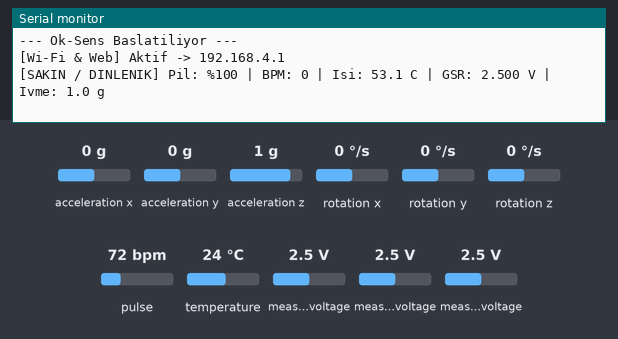
The program below on a simulated ESP32-C3. On the bench: the last lines printed to the serial monitor. Inputs (shaded band) come from the test bench; at power-on: acceleration x 0 g, measured voltage 2.5 V, pulse 72 bpm, acceleration y 0 g, acceleration z 1 g, rotation x 0 °/s, rotation y 0 °/s, rotation z 0 °/s, temperature 24 °C.

Above: at 2.7 s.
2.8 s: acceleration x set to -1.4 g
At 5.2 s:
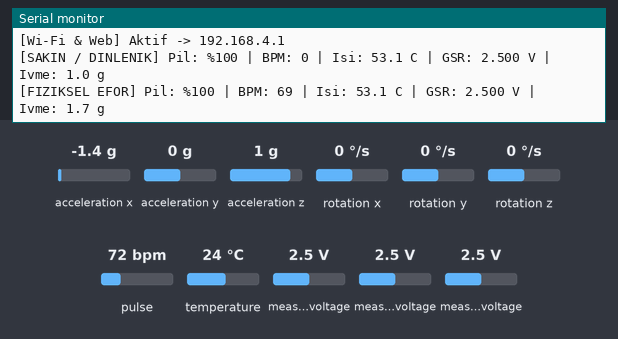
5.5 s: measured voltage (sensor 200) set to 0.1 V
At 6.8 s:
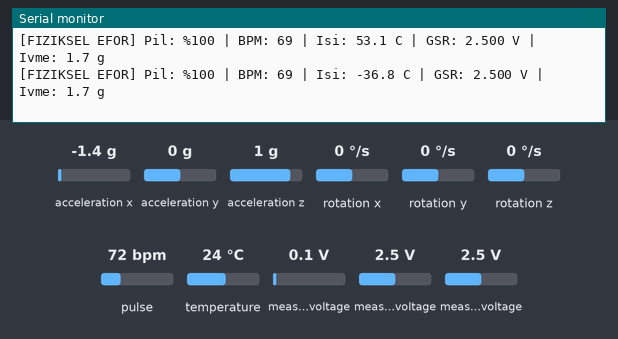
7.0 s: measured voltage (sensor 201) set to 0.1 V
At 8.4 s:
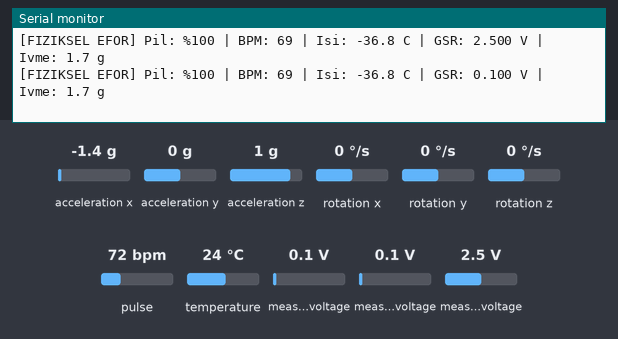
8.5 s: acceleration x set to 0.1 g
At 11.2 s:
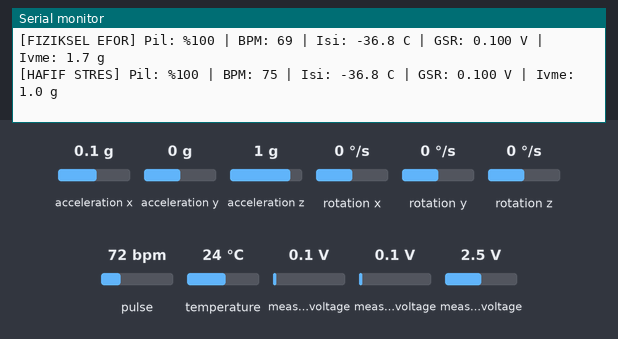
11.5 s: pulse set to 100 bpm
At 13.6 s:
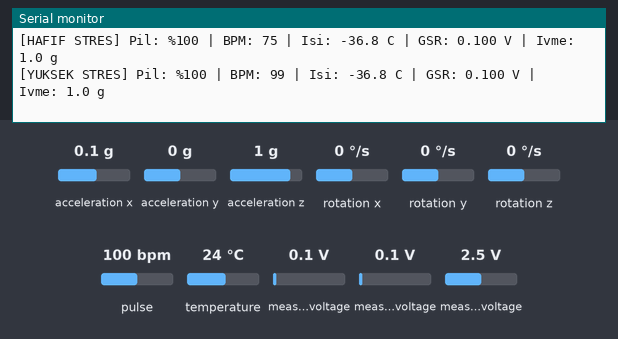
14.5 s: measured voltage (sensor 202) set to 0.1 V
At 16.5 s:
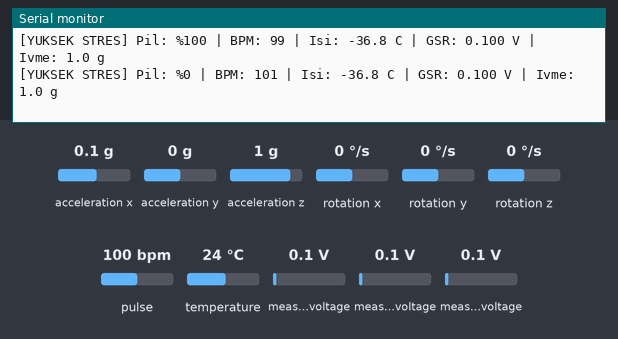

Measured:
- after the input at 2.8 s, the serial monitor: prints a new line after 1.2 s (image 1)
- after the input at 5.5 s, the serial monitor: prints a new line after 0.55 s (image 2)
- after the input at 7.0 s, the serial monitor: prints a new line after 1.1 s (image 3)
- after the input at 8.5 s, the serial monitor: prints a new line after 1.6 s (image 4)
- after the input at 11.5 s, the serial monitor: prints a new line after 0.59 s (image 5)
- after the input at 14.5 s, the serial monitor: prints a new line after 1.6 s (image 6)

The program:

main.cpp
```cpp
#include <Arduino.h>
#include <WiFi.h>
#include <WebServer.h>
#include <Wire.h>
#include <Adafruit_ADS1X15.h>
#include <Adafruit_MPU6050.h>
#include <Adafruit_Sensor.h>
#include "MAX30105.h"

const char *ssid = "Ok-Sens-Stress";
const char *password = "ok123456"; // 8 karakterli şifre

WebServer server(80);
Adafruit_ADS1115 ads;
Adafruit_MPU6050 mpu;
MAX30105 maxSensor;

// NTC Parametreleri
const float SERIES_RESISTOR = 100000.0;
const float NOMINAL_RESISTANCE = 100000.0;
const float NOMINAL_TEMPERATURE = 25.0;
const float B_COEFFICIENT = 3950.0;
const float SUPPLY_VOLTAGE = 3.30;

// PPG / Nabız Parametreleri
const uint32_t FINGER_ON_THRESHOLD = 50000;
float dcFilter = 0.0;
float dynamicThreshold = 25.0;
bool peakDetected = false;
unsigned long lastBeatTime = 0;
unsigned long ibi = 0;
float currentBPM = 0.0;

// Sensör Değerleri
float g_tempC = 0.0;
float g_voltGSR = 0.0;
float g_voltBat = 0.0;
int g_batPct = 0;
float g_accX = 0.0, g_accY = 0.0, g_accZ = 0.0, g_accelMag = 1.0;
String g_durumGenel = "CIHAZ BOSTA";

bool adsActive = false;
bool mpuActive = false;
bool maxActive = false;

// Fonksiyon Prototipleri
void processPPG(uint32_t irValue);

// --- OK-SENS GÖRSEL ARAYÜZÜ ---
const char index_html[] PROGMEM = R"rawliteral(
<!DOCTYPE html>
<html lang="tr">
<head>
  <meta charset="UTF-8">
  <meta name="viewport" content="width=device-width, initial-scale=1.0">
  <title>Ok-Sens | Biyometrik Takip</title>
  <style>
    :root {
      --bg: #0d1117;
      --card-bg: #161b22;
      --border: #30363d;
      --text: #c9d1d9;
      --text-bright: #ffffff;
      --accent: #58a6ff;
      --green: #2ea043;
      --red: #f85149;
      --orange: #d29922;
    }
    * { box-sizing: border-box; margin: 0; padding: 0; font-family: -apple-system, BlinkMacSystemFont, "Segoe UI", Roboto, sans-serif; }
    body { background-color: var(--bg); color: var(--text); padding: 16px; display: flex; flex-direction: column; align-items: center; }
    .header { width: 100%; max-width: 760px; display: flex; justify-content: space-between; align-items: center; margin-bottom: 20px; padding-bottom: 12px; border-bottom: 1px solid var(--border); }
    .brand { font-size: 1.4rem; font-weight: 700; color: var(--text-bright); display: flex; align-items: center; gap: 8px; }
    .brand span { color: var(--accent); }
    .battery-box { display: flex; align-items: center; gap: 8px; font-weight: 600; font-size: 0.95rem; }
    .grid { width: 100%; max-width: 760px; display: grid; grid-template-columns: repeat(auto-fit, minmax(170px, 1fr)); gap: 12px; margin-bottom: 20px; }
    .card { background: var(--card-bg); border: 1px solid var(--border); border-radius: 8px; padding: 14px; display: flex; flex-direction: column; justify-content: space-between; }
    .card-title { font-size: 0.8rem; text-transform: uppercase; color: #8b949e; letter-spacing: 0.5px; }
    .card-value { font-size: 1.6rem; font-weight: 700; color: var(--text-bright); margin: 6px 0; }
    .card-sub { font-size: 0.75rem; color: #8b949e; }
    .status-card { grid-column: 1 / -1; background: var(--card-bg); border: 1px solid var(--border); border-radius: 8px; padding: 16px; text-align: center; }
    .status-text { font-size: 1.3rem; font-weight: 700; color: var(--accent); margin-top: 4px; }
    .actions { width: 100%; max-width: 760px; display: flex; gap: 10px; }
    button { flex: 1; padding: 12px; border-radius: 6px; border: 1px solid var(--border); font-weight: 600; cursor: pointer; transition: 0.2s; }
    .btn-log { background: var(--green); color: #fff; border: none; }
    .btn-export { background: var(--card-bg); color: var(--text-bright); }
    .btn-export:hover { background: #21262d; }
  </style>
</head>
<body>
  <div class="header">
    <div class="brand">Ok-Sens <span>Stress Monitor</span></div>
    <div class="battery-box" id="batBox">
      <span id="batVolt">-- V</span>
      <span id="batPct" style="color: var(--green);">--%</span>
    </div>
  </div>

  <div class="grid">
    <div class="card">
      <div class="card-title">Galvanik Direnç (GSR)</div>
      <div class="card-value" id="gsrVal">--</div>
      <div class="card-sub">Deri İletkenlik Voltajı</div>
    </div>
    <div class="card">
      <div class="card-title">Kalp Nabzı (BPM)</div>
      <div class="card-value" id="bpmVal">--</div>
      <div class="card-sub">MAX30102 PPG</div>
    </div>
    <div class="card">
      <div class="card-title">Yüzey Isısı</div>
      <div class="card-value" id="tempVal">-- °C</div>
      <div class="card-sub">NTC Termistör</div>
    </div>
    <div class="card">
      <div class="card-title">Dinamik İvme</div>
      <div class="card-value" id="accVal">--</div>
      <div class="card-sub" id="accAxes">X: -- | Y: -- | Z: --</div>
    </div>
    <div class="status-card">
      <div class="card-title">Füzyon Analiz Durumu</div>
      <div class="status-text" id="stressVal">Bağlanıyor...</div>
    </div>
  </div>

  <div class="actions">
    <button class="btn-log" id="logBtn" onclick="toggleLog()">Kaydı Başlat</button>
    <button class="btn-export" onclick="exportCSV()">CSV Dışa Aktar</button>
  </div>

  <script>
    let isLogging = false;
    let logData = [];
    let wakeLock = null;

    async function requestWakeLock() {
      try {
        if ('wakeLock' in navigator) {
          wakeLock = await navigator.wakeLock.request('screen');
        }
      } catch (err) {}
    }
    requestWakeLock();

    // Veri güncelleme
    setInterval(() => {
      fetch('/veri')
        .then(r => r.json())
        .then(d => {
          document.getElementById('batVolt').innerText = d.batV.toFixed(2) + " V";
          document.getElementById('batPct').innerText = "%" + d.batPct;
          document.getElementById('gsrVal').innerText = d.gsr.toFixed(2) + " V";
          document.getElementById('bpmVal').innerText = d.bpm > 0 ? d.bpm : "--";
          document.getElementById('tempVal').innerText = d.temp.toFixed(1) + " °C";
          document.getElementById('accVal').innerText = d.accM.toFixed(2) + " g";
          document.getElementById('accAxes').innerText = `X:${d.accX.toFixed(1)} Y:${d.accY.toFixed(1)} Z:${d.accZ.toFixed(1)}`;
          document.getElementById('stressVal').innerText = d.status;

          const st = document.getElementById('stressVal');
          if (d.status.includes("YUKSEK STRES")) st.style.color = "var(--red)";
          else if (d.status.includes("EFOR")) st.style.color = "var(--orange)";
          else if (d.status.includes("SAKIN")) st.style.color = "var(--green)";
          else st.style.color = "var(--accent)";

          if (isLogging) {
            logData.push({
              time: new Date().toLocaleTimeString(),
              gsr: d.gsr.toFixed(3),
              bpm: d.bpm,
              temp: d.temp.toFixed(2),
              accMag: d.accM.toFixed(2),
              stress: d.status,
              batV: d.batV.toFixed(2)
            });
          }
        }).catch(() => {});
    }, 500);

    function toggleLog() {
      isLogging = !isLogging;
      const b = document.getElementById('logBtn');
      b.innerText = isLogging ? "Kaydı Durdur" : "Kaydı Başlat";
      b.style.background = isLogging ? "var(--red)" : "var(--green)";
    }

    function exportCSV() {
      if (logData.length === 0) {
        alert("Henüz kaydedilmiş veri bulunmuyor!");
        return;
      }
      let csv = "Zaman;GSR_V;BPM;Sicaklik_C;Ivme_g;Durum;Pil_V\n";
      logData.forEach(r => {
        csv += `${r.time};${r.gsr};${r.bpm};${r.temp};${r.accMag};${r.stress};${r.batV}\n`;
      });
      const blob = new Blob([csv], { type: 'text/csv;charset=utf-8;' });
      const link = document.createElement("a");
      link.href = URL.createObjectURL(blob);
      link.setAttribute("download", `Ok-Sens_Veri_${Date.now()}.csv`);
      document.body.appendChild(link);
      link.click();
      document.body.removeChild(link);
    }
  </script>
</body>
</html>
)rawliteral";

void handleRoot() {
  server.send(200, "text/html", index_html);
}

void handleVeri() {
  char buf[256];
  snprintf(buf, sizeof(buf),
           "{\"status\":\"%s\",\"batPct\":%d,\"batV\":%.2f,\"bpm\":%.0f,\"temp\":%.1f,\"gsr\":%.3f,\"accM\":%.2f,\"accX\":%.2f,\"accY\":%.2f,\"accZ\":%.2f}",
           g_durumGenel.c_str(), g_batPct, g_voltBat, currentBPM, g_tempC, g_voltGSR, g_accelMag, g_accX, g_accY, g_accZ);
  server.send(200, "application/json", buf);
}

void setup() {
  Serial.begin(115200);
  delay(1500);

  Serial.println("\n--- Ok-Sens Baslatiliyor ---");

  // 1) Wi-Fi SoftAP - 2 Baglanti siniri eklendi
  WiFi.persistent(false);
  WiFi.disconnect(true);
  delay(50);
  WiFi.mode(WIFI_AP);

  WiFi.softAP(ssid, password, 1, 0, 2);
  WiFi.setSleep(false);
  WiFi.setTxPower(WIFI_POWER_8_5dBm);

  server.on("/", handleRoot);
  server.on("/veri", handleVeri);
  server.begin();
  Serial.println("[Wi-Fi & Web] Aktif -> 192.168.4.1");

  // 2) I2C Hattı ve Kilitlenme Koruması
  Wire.begin(8, 9);
  Wire.setClock(100000);
  Wire.setTimeOut(50);

  // ADS1115
  if (!ads.begin(0x48)) {
    Serial.println("[HATA] ADS1115 bulunamadi!");
  } else {
    ads.setGain(GAIN_ONE);
    adsActive = true;
  }

  // MPU6050
  if (!mpu.begin(0x68, &Wire)) {
    Serial.println("[HATA] MPU6050 bulunamadi!");
  } else {
    mpu.setAccelerometerRange(MPU6050_RANGE_4_G);
    mpu.setFilterBandwidth(MPU6050_BAND_21_HZ);
    mpuActive = true;
  }

  // MAX30102
  if (!maxSensor.begin(Wire, I2C_SPEED_STANDARD)) {
    Serial.println("[HATA] MAX30102 bulunamadi!");
  } else {
    maxSensor.setup();
    maxSensor.setPulseAmplitudeRed(0x1F);
    maxSensor.setPulseAmplitudeIR(0x1F);
    maxActive = true;
  }
}

void loop() {
  server.handleClient();

  static unsigned long lastSample = 0;
  if (millis() - lastSample >= 35) {
    lastSample = millis();

    // 1. ADS1115 Okumaları
    if (adsActive) {
      int16_t rawNTC = ads.readADC_SingleEnded(0);
      float voltNTC = ads.computeVolts(rawNTC);
      if (voltNTC > 0.05 && voltNTC < (SUPPLY_VOLTAGE - 0.05)) {
        float resistance = ((SUPPLY_VOLTAGE - voltNTC) * SERIES_RESISTOR) / voltNTC;
        float steinhart = resistance / NOMINAL_RESISTANCE;
        steinhart = log(steinhart) / B_COEFFICIENT;
        steinhart += 1.0 / (NOMINAL_TEMPERATURE + 273.15);
        g_tempC = (1.0 / steinhart) - 273.15;
      }

      int16_t rawGSR = ads.readADC_SingleEnded(1);
      g_voltGSR = ads.computeVolts(rawGSR);

      int16_t rawBat = ads.readADC_SingleEnded(2);
      g_voltBat = ads.computeVolts(rawBat) * 2.0; // Y-Koprusu 2.0x Carpani (Guncel)
      g_batPct = constrain((int)((g_voltBat - 3.30) / (4.20 - 3.30) * 100.0), 0, 100);
    }

    // 2. MPU6050 Okuması (G degerine cevrildi)
    bool isMoving = false;
    if (mpuActive) {
      sensors_event_t a, g, temp;
      mpu.getEvent(&a, &g, &temp);
      g_accX = a.acceleration.x / 9.81;
      g_accY = a.acceleration.y / 9.81;
      g_accZ = a.acceleration.z / 9.81;
      g_accelMag = sqrt(sq(g_accX) + sq(g_accY) + sq(g_accZ));
      isMoving = abs(g_accelMag - 1.0) > 0.15; // 1G referans sapmasi
    }

    // 3. MAX30102 Okuması & Nabız
    bool fingerOn = false;
    if (maxActive) {
      uint32_t irValue = maxSensor.getIR();
      fingerOn = (irValue > FINGER_ON_THRESHOLD);

      if (fingerOn) {
        if (!isMoving) processPPG(irValue);
      } else {
        currentBPM = 0.0;
        lastBeatTime = 0;
        peakDetected = false;
      }
    }

    // 4. Durum Füzyonu
    if (!fingerOn) {
      g_durumGenel = "CIHAZ BOSTA";
    } else if (isMoving) {
      g_durumGenel = "FIZIKSEL EFOR";
    } else {
      if (currentBPM > 95.0 && g_voltGSR < 1.70) {
        g_durumGenel = "YUKSEK STRES";
      } else if (currentBPM > 90.0 || g_voltGSR < 1.75) {
        g_durumGenel = "HAFIF STRES";
      } else {
        g_durumGenel = "SAKIN / DINLENIK";
      }
    }
  }

  static unsigned long lastLog = 0;
  if (millis() - lastLog >= 2000) {
    lastLog = millis();
    Serial.printf("[%s] Pil: %%%d | BPM: %.0f | Isi: %.1f C | GSR: %.3f V | Ivme: %.1f g\n",
                  g_durumGenel.c_str(), g_batPct, currentBPM, g_tempC, g_voltGSR, g_accelMag);
  }

  delay(2);
}

void processPPG(uint32_t irValue) {
  if (dcFilter == 0.0) dcFilter = irValue;
  dcFilter = (dcFilter * 0.95) + (irValue * 0.05);
  float acSignal = (float)irValue - dcFilter;

  dynamicThreshold = (dynamicThreshold * 0.97) + (max(acSignal, 0.0f) * 0.03);
  if (dynamicThreshold < 20.0) dynamicThreshold = 20.0;

  unsigned long currentTime = millis();

  if (acSignal > dynamicThreshold && !peakDetected) {
    if (lastBeatTime == 0) {
      lastBeatTime = currentTime;
      peakDetected = true;
    } else {
      unsigned long delta = currentTime - lastBeatTime;
      if (delta >= 350 && delta <= 1500) {
        ibi = delta;
        float instantBPM = 60000.0 / (float)ibi;
        if (currentBPM == 0.0) {
          currentBPM = instantBPM;
        } else {
          currentBPM = (currentBPM * 0.60) + (instantBPM * 0.40);
        }
        lastBeatTime = currentTime;
        peakDetected = true;
      } else if (delta > 1500) {
        lastBeatTime = currentTime;
      }
    }
  }

  if (acSignal < (dynamicThreshold * 0.30)) {
    peakDetected = false;
  }

  if (lastBeatTime != 0 && (currentTime - lastBeatTime > 3000)) {
    currentBPM = 0.0;
    lastBeatTime = 0;
    peakDetected = false;
  }
}
```
